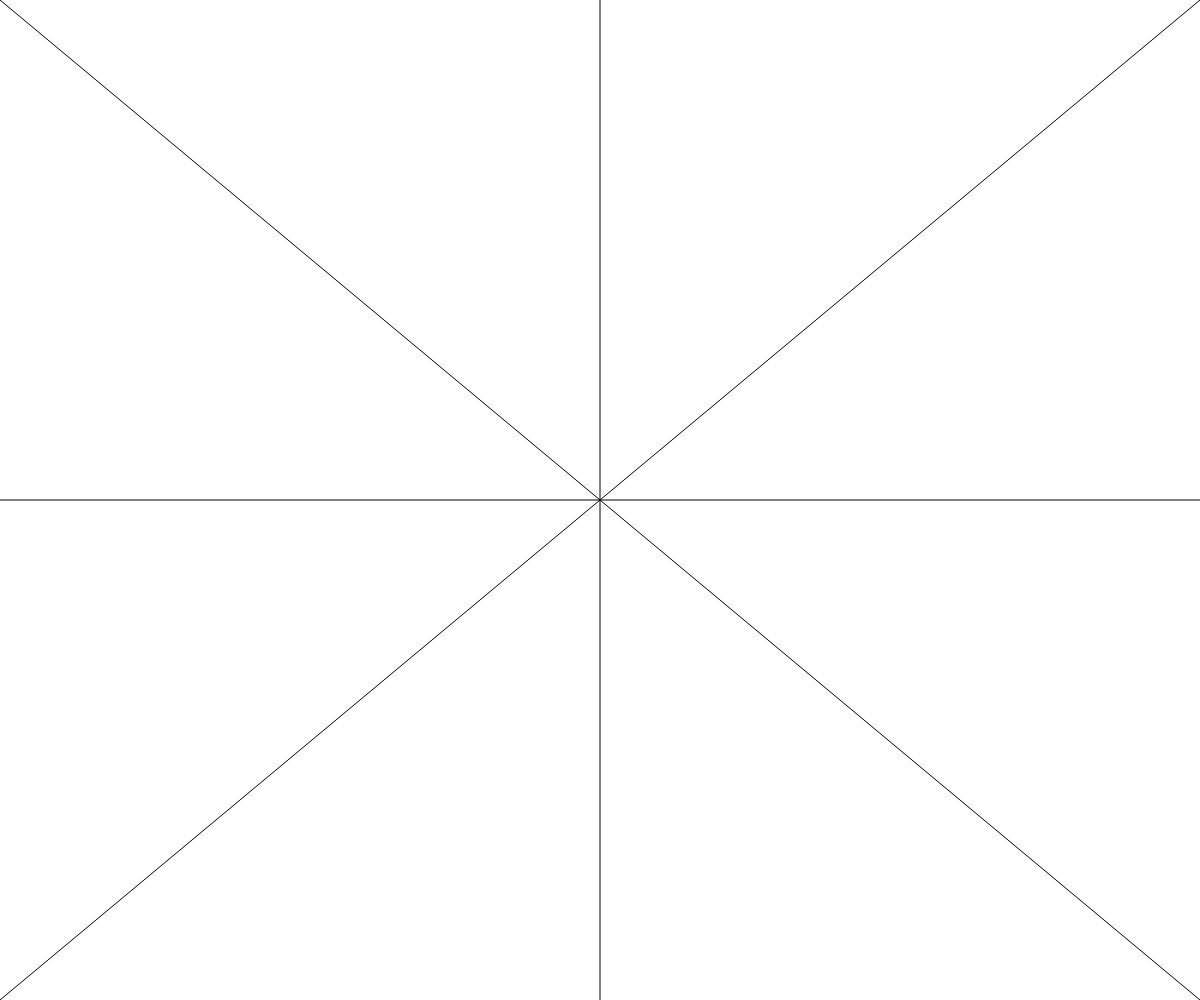
Frame 1 (no input)
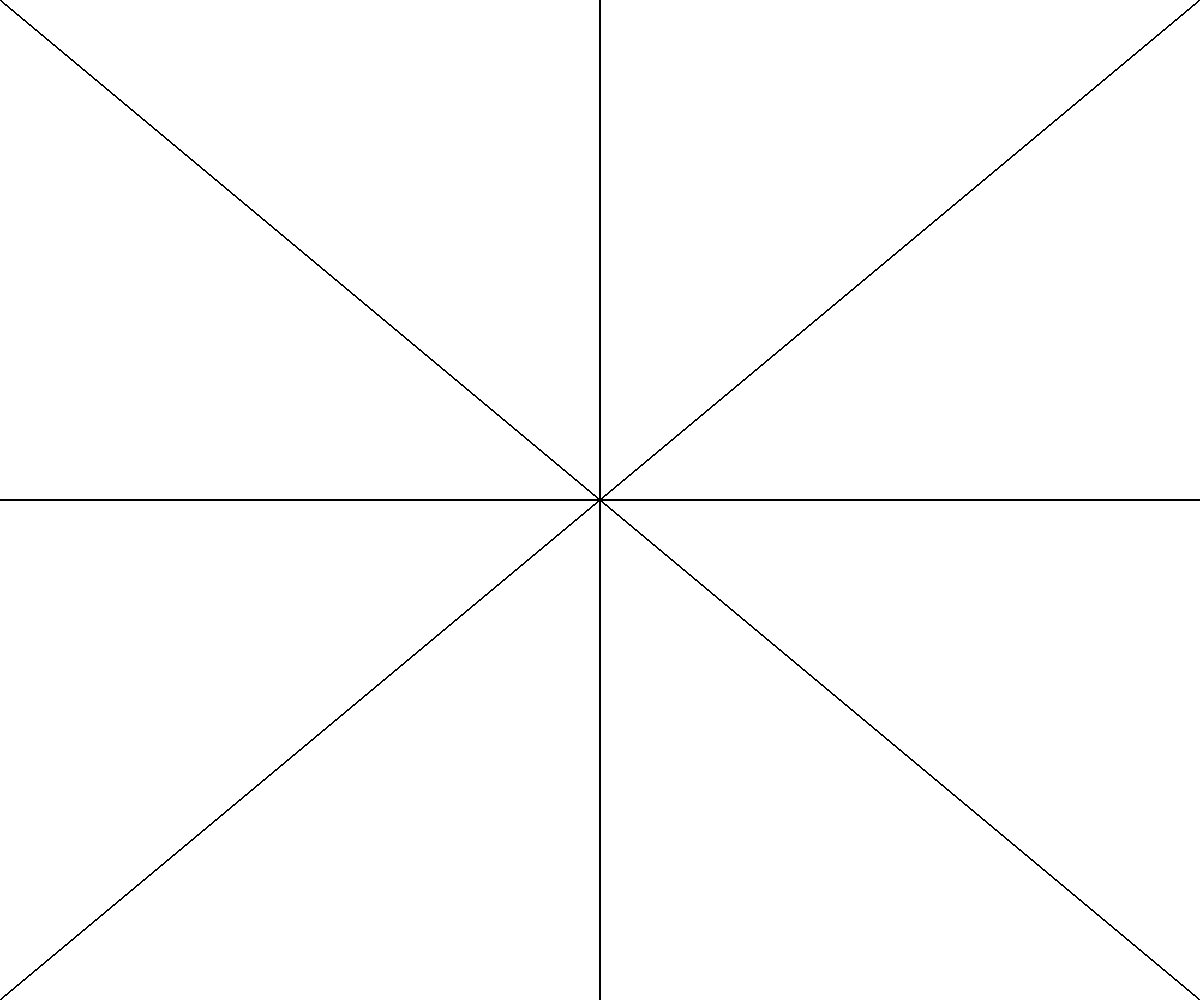
Frame 60 (no input)
Frame 120 (the mouse pressed at the canvas centre since frame 60): identical to frame 60, image omitted

The p5.js sketch that drew these frames (run headless with seeded random() and noise() and a simulated clock; from frame 60 on, the mouse is pressed at the canvas centre):

// p5.js sketch
// ── sketch.js
var  ww
var  wh







function setup(){
    createCanvas(windowWidth,windowHeight);
    ww = windowWidth;
    wh = windowHeight;


    
}



function draw(){
   //console.log(ww)
    const p1 = {x: 0, y: 0}
    const p2 = {x: ww, y:wh}

    const p11 = {x: 0, y: wh/2}
    const p21 = {x: ww, y:wh/2}

    const p12 = {x: 0, y: wh}
    const p22 = {x: ww, y:0}

    const p13 = {x: ww/2, y: 0}
    const p23 = {x: ww/2, y:wh}





    line(p1.x,p1.y,p2.x,p2.y)
    line(p11.x,p11.y,p21.x,p21.y)
    line(p12.x,p12.y,p22.x,p22.y)
    line(p13.x,p13.y,p23.x,p23.y)
   
    
    


}

function ecuapp(p1,p2){
    const dx = p2.x - p1.x
    const dy = p2.y - p1.y

    const m = dy / dx
    const b = p1.y - m * p1.x

    point(p1.x, p1.y)

    let x = p1.x + 1 
    let y
    while(x!= p2.x){
        y = m * x +b
        point(x,y)
        x++
    }
}
